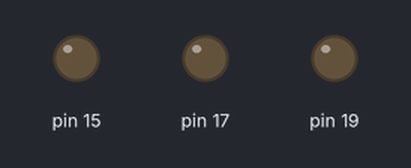
Bench run of a sketch on a simulated Arduino Uno, built with avr-gcc and run on an emulated ATmega328P. Parts: output pins drawn as LEDs (lit = HIGH).

Above: at 0.2 s.
At 1.2 s:
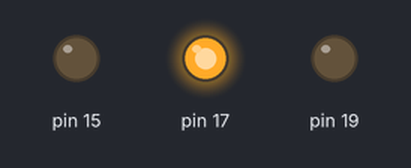
At 1.7 s:
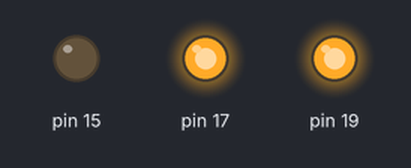
At 2.2 s:
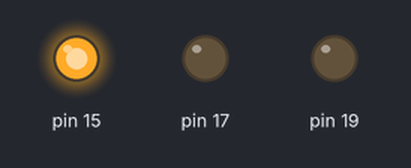
At 3.2 s:
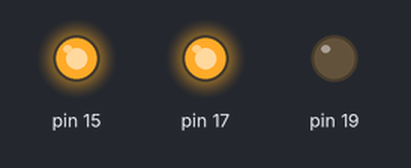
At 4.7 s:
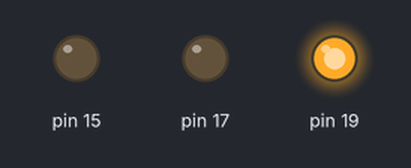
Timing chart, 0 to 5.2 s (numbered marks = the images above):
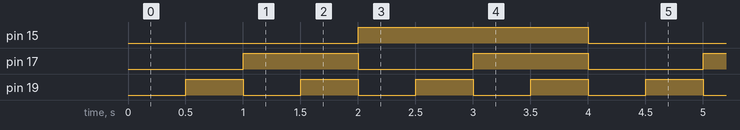

The sketch:

sketch_jun30c.ino
```cpp
void setup() {
  // put your setup code here, to run once:
pinMode(15, OUTPUT);
pinMode(17, OUTPUT);
pinMode(19, OUTPUT);
}

void loop() {
  // put your main code here, to run repeatedly:

digitalWrite(15, 0);
digitalWrite(17, 0);
digitalWrite(19, 0);
delay(500);
digitalWrite(15, 0);
digitalWrite(17, 0);
digitalWrite(19, 1);
delay(500);
digitalWrite(15, 0);
digitalWrite(17, 1);
digitalWrite(19, 0);
delay(500);
digitalWrite(15, 0);
digitalWrite(17, 1);
digitalWrite(19, 1);
delay(500);
digitalWrite(15, 1);
digitalWrite(17, 0);
digitalWrite(19, 0);
delay(500);
digitalWrite(15, 1);
digitalWrite(17, 0);
digitalWrite(19, 1);
delay(500);
digitalWrite(15, 1);
digitalWrite(17, 1);
digitalWrite(19, 0);
delay(500);
digitalWrite(15, 1);
digitalWrite(17, 1);
digitalWrite(19, 1);
delay(500);
}
```

Measured:
- by itself, pin 15: alternates HIGH for 2.0 s and LOW for 2.0 s
- by itself, pin 17: alternates HIGH for 1.0 s and LOW for 1.0 s
- by itself, pin 19: alternates HIGH for 0.50 s and LOW for 0.50 s
